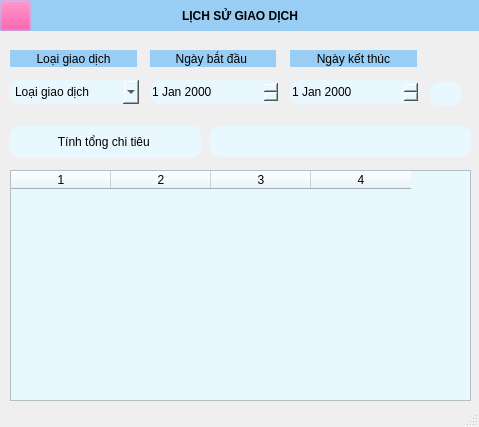
<?xml version="1.0" encoding="UTF-8"?>
<ui version="4.0">
 <class>MainWindow</class>
 <widget class="QMainWindow" name="MainWindow">
  <property name="geometry">
   <rect>
    <x>0</x>
    <y>0</y>
    <width>479</width>
    <height>427</height>
   </rect>
  </property>
  <property name="windowTitle">
   <string>lich_su_giao_dich</string>
  </property>
  <property name="styleSheet">
   <string notr="true"/>
  </property>
  <widget class="QWidget" name="centralwidget">
   <widget class="QLabel" name="label">
    <property name="geometry">
     <rect>
      <x>0</x>
      <y>0</y>
      <width>480</width>
      <height>31</height>
     </rect>
    </property>
    <property name="maximumSize">
     <size>
      <width>16777213</width>
      <height>16777215</height>
     </size>
    </property>
    <property name="styleSheet">
     <string notr="true">background-color: rgb(154, 205, 244);
font:bold</string>
    </property>
    <property name="text">
     <string>LỊCH SỬ GIAO DỊCH</string>
    </property>
    <property name="alignment">
     <set>Qt::AlignCenter</set>
    </property>
   </widget>
   <widget class="QPushButton" name="btnTimKiem">
    <property name="geometry">
     <rect>
      <x>430</x>
      <y>82</y>
      <width>31</width>
      <height>24</height>
     </rect>
    </property>
    <property name="styleSheet">
     <string notr="true">border-radius: 10px;
background-color: #e9f8ff</string>
    </property>
    <property name="text">
     <string/>
    </property>
    <property name="icon">
     <iconset>
      <normaloff>../ic_magnifying-glass.png</normaloff>../ic_magnifying-glass.png</iconset>
    </property>
   </widget>
   <widget class="QTableWidget" name="tblLichSuGiaoDich">
    <property name="geometry">
     <rect>
      <x>10</x>
      <y>170</y>
      <width>461</width>
      <height>231</height>
     </rect>
    </property>
    <property name="styleSheet">
     <string notr="true">background-color: #e9f8ff</string>
    </property>
    <property name="columnCount">
     <number>4</number>
    </property>
    <column/>
    <column/>
    <column/>
    <column/>
   </widget>
   <widget class="QLabel" name="label_5">
    <property name="geometry">
     <rect>
      <x>10</x>
      <y>50</y>
      <width>127</width>
      <height>17</height>
     </rect>
    </property>
    <property name="styleSheet">
     <string notr="true">background-color: rgb(154, 205, 244);
border-radius: 10px;</string>
    </property>
    <property name="text">
     <string>Loại giao dịch</string>
    </property>
    <property name="alignment">
     <set>Qt::AlignCenter</set>
    </property>
   </widget>
   <widget class="QLabel" name="label_6">
    <property name="geometry">
     <rect>
      <x>150</x>
      <y>50</y>
      <width>126</width>
      <height>17</height>
     </rect>
    </property>
    <property name="styleSheet">
     <string notr="true">background-color: rgb(154, 205, 244);</string>
    </property>
    <property name="text">
     <string>Ngày bắt đầu </string>
    </property>
    <property name="alignment">
     <set>Qt::AlignCenter</set>
    </property>
   </widget>
   <widget class="QLabel" name="label_7">
    <property name="geometry">
     <rect>
      <x>290</x>
      <y>50</y>
      <width>127</width>
      <height>17</height>
     </rect>
    </property>
    <property name="styleSheet">
     <string notr="true">background-color: rgb(154, 205, 244);</string>
    </property>
    <property name="text">
     <string>Ngày kết thúc</string>
    </property>
    <property name="alignment">
     <set>Qt::AlignCenter</set>
    </property>
   </widget>
   <widget class="QPushButton" name="btnTongchiTieu">
    <property name="geometry">
     <rect>
      <x>10</x>
      <y>126</y>
      <width>191</width>
      <height>32</height>
     </rect>
    </property>
    <property name="layoutDirection">
     <enum>Qt::LeftToRight</enum>
    </property>
    <property name="autoFillBackground">
     <bool>false</bool>
    </property>
    <property name="styleSheet">
     <string notr="true">border-radius: 10px;
background-color: #e9f8ff</string>
    </property>
    <property name="text">
     <string>Tính tổng chi tiêu </string>
    </property>
    <property name="icon">
     <iconset>
      <normaloff>../ic_calculator.png</normaloff>../ic_calculator.png</iconset>
    </property>
    <property name="iconSize">
     <size>
      <width>16</width>
      <height>16</height>
     </size>
    </property>
   </widget>
   <widget class="QLineEdit" name="txtTongChiTieu">
    <property name="geometry">
     <rect>
      <x>210</x>
      <y>126</y>
      <width>261</width>
      <height>31</height>
     </rect>
    </property>
    <property name="styleSheet">
     <string notr="true">border-radius: 10px;
background-color: #e9f8ff</string>
    </property>
    <property name="alignment">
     <set>Qt::AlignCenter</set>
    </property>
   </widget>
   <widget class="QDateEdit" name="txtNgayKetThuc">
    <property name="geometry">
     <rect>
      <x>290</x>
      <y>80</y>
      <width>129</width>
      <height>24</height>
     </rect>
    </property>
    <property name="styleSheet">
     <string notr="true">border-radius: 10px;
background-color: #e9f8ff</string>
    </property>
   </widget>
   <widget class="QDateEdit" name="txtNgayBatDau">
    <property name="geometry">
     <rect>
      <x>150</x>
      <y>80</y>
      <width>129</width>
      <height>24</height>
     </rect>
    </property>
    <property name="styleSheet">
     <string notr="true">border-radius: 10px;
background-color: #e9f8ff</string>
    </property>
   </widget>
   <widget class="QComboBox" name="txtLoaiGiaoDich">
    <property name="geometry">
     <rect>
      <x>10</x>
      <y>80</y>
      <width>129</width>
      <height>24</height>
     </rect>
    </property>
    <property name="styleSheet">
     <string notr="true">border-radius:10px;
background-color: #e9f8ff;</string>
    </property>
    <item>
     <property name="text">
      <string>Loại giao dịch</string>
     </property>
    </item>
    <item>
     <property name="text">
      <string>Tất cả</string>
     </property>
    </item>
    <item>
     <property name="text">
      <string>Hoá đơn</string>
     </property>
    </item>
    <item>
     <property name="text">
      <string>Nhà cửa </string>
     </property>
    </item>
    <item>
     <property name="text">
      <string>Người thân</string>
     </property>
    </item>
    <item>
     <property name="text">
      <string>Chợ</string>
     </property>
    </item>
    <item>
     <property name="text">
      <string>Ăn uống</string>
     </property>
    </item>
    <item>
     <property name="text">
      <string>Di chuyển</string>
     </property>
    </item>
    <item>
     <property name="text">
      <string>Mua sắm</string>
     </property>
    </item>
    <item>
     <property name="text">
      <string>Giải trí</string>
     </property>
    </item>
    <item>
     <property name="text">
      <string>Làm đẹp</string>
     </property>
    </item>
    <item>
     <property name="text">
      <string>Sức khoẻ</string>
     </property>
    </item>
    <item>
     <property name="text">
      <string>Từ thiện</string>
     </property>
    </item>
    <item>
     <property name="text">
      <string>Đầu tư</string>
     </property>
    </item>
    <item>
     <property name="text">
      <string>Tiết kiệm</string>
     </property>
    </item>
    <item>
     <property name="text">
      <string>Học tập </string>
     </property>
    </item>
    <item>
     <property name="text">
      <string>Khác</string>
     </property>
    </item>
   </widget>
   <widget class="QPushButton" name="btnQuayLai">
    <property name="geometry">
     <rect>
      <x>0</x>
      <y>0</y>
      <width>31</width>
      <height>31</height>
     </rect>
    </property>
    <property name="styleSheet">
     <string notr="true">background-color: rgba(245, 40, 145, 0);</string>
    </property>
    <property name="text">
     <string/>
    </property>
    <property name="icon">
     <iconset>
      <normaloff>../ic_arrow.png</normaloff>../ic_arrow.png</iconset>
    </property>
   </widget>
  </widget>
  <widget class="QMenuBar" name="menubar">
   <property name="geometry">
    <rect>
     <x>0</x>
     <y>0</y>
     <width>479</width>
     <height>24</height>
    </rect>
   </property>
  </widget>
  <widget class="QStatusBar" name="statusbar"/>
 </widget>
 <resources/>
 <connections/>
</ui>
